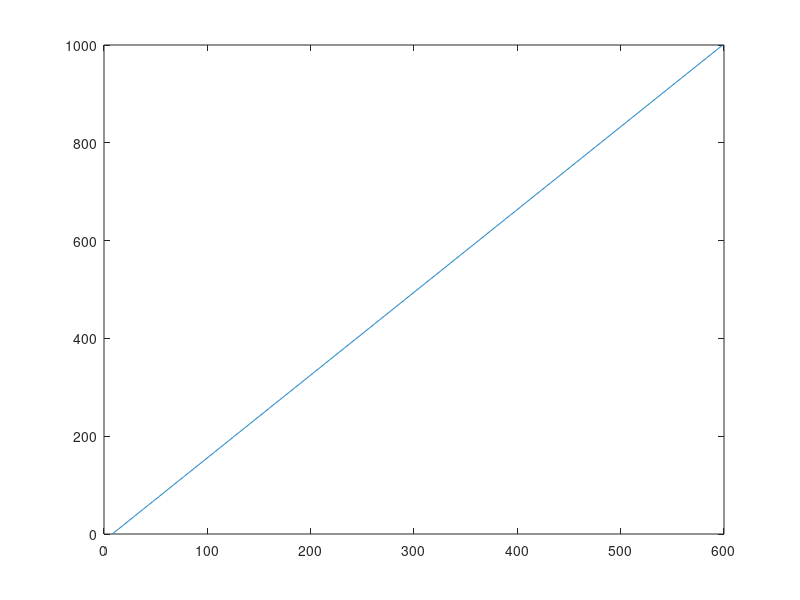

Here is the MATLAB script that generated this plot:
format long
del_T = 50;
copn = zeros(100,1);
x = 1:1:10;
w = 4.0*power(10,-3); b = 2.0*power(10,-3); L = 17.0*power(10,-3);
k = 20;
h = 100;
m = power(h*(2*w+2*b)/(k*w*b),0.5);
M = del_T*power(h*(2*w+2*b)*(k*w*b),0.5);
q = M*(sinh(m*L)+(h/(m*k))*cosh(m*L))/(cosh(m*L)+(h/(m*k))*sinh(m*L));

%W = [i*pow(10,-3) for i in range(1,11)]

%for i = 1:10
%    w = W(i);
%    m = pow(h*(2*w+2*b)/(k*w*b),0.5);
%    M = del_T*pow(h*(2*w+2*b)*(k*w*b),0.5);
%    q = M*(sinh(m*L)+(h/(m*k))*cosh(m*L))/(cosh(m*L)+(h/(m*k))*sinh(m*L));
%    copn(i) = q;

%end
%plt.plot(copn,x)
%plt.show()


I = 1:1000;
 for i = 1:1000
     copn(i) = q*i + h*del_T*(16*power(10,-4)-w*b*i);
 end
copn
plot(copn,I)
% plt.plot(copn,x)
% plt.show()